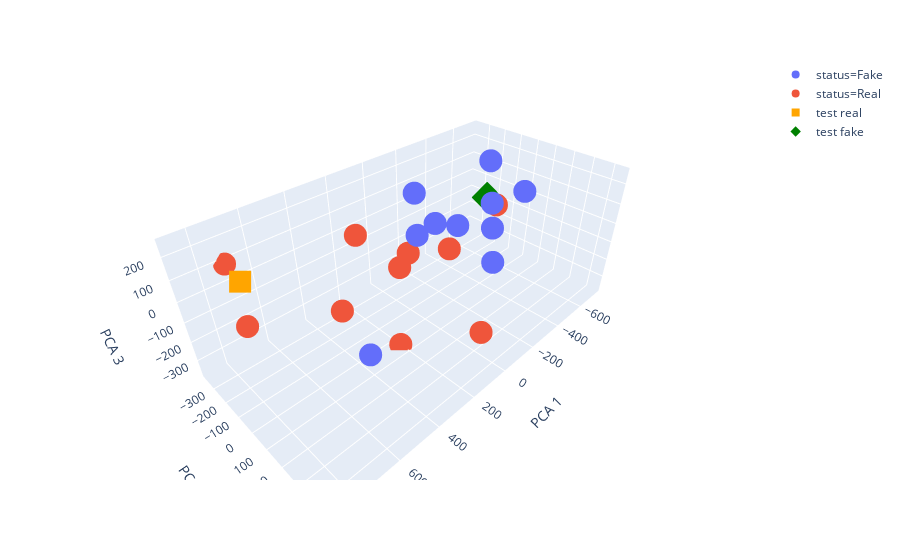

Notebook source saved alongside this figure:
### Code cell
# Step7.
# add some unexpected pictures

for i in range(2):
    test_list[i] = (test_list[i].reshape(-1,)-avg_f)/var_f

fake = np.dot(u.T[:3] , test_list[0].reshape(-1,1)).T
real = np.dot(u.T[:3] , test_list[1].reshape(-1,1)).T

fig.add_trace(
    go.Scatter3d(x=[real[0,0]], y=[real[0,1]], z=[real[0,2]], mode='markers', 
                 marker=dict(
                     color = 'orange',
                     symbol='square'),
                 name='test real')
)


fig.add_trace(
    go.Scatter3d(x=[fake[0,0]], y=[fake[0,1]], z=[fake[0,2]], mode='markers', 
                 marker=dict(
                     color = 'green',
                     symbol='diamond'),
                 name='test fake')
)

fig.show()

### Figure 1 — Plotly figure (JSON) as saved in the notebook; plotly's stock layout.template omitted (floating-point values rounded to 4 significant figures)
{"data": [{"hoverlabel": {"namelength": 0}, "hovertemplate": "status=Fake<br>PCA 1=%{x}<br>PCA 2=%{y}<br>PCA 3=%{z}", "legendgroup": "status=Fake", "marker": {"color": "#636efa", "symbol": "circle"}, "mode": "markers", "name": "status=Fake", "scene": "scene", "showlegend": true, "type": "scatter3d", "x": [-310.8, -393.7, -83.39, -500.6, -17.57, -397.1, -174.3, 592.8, -452.4, -57.38], "y": [110.9, 36.85, -155.0, 133.2, -71.24, 69.24, -113.0, 336.7, -35.0, 122.2], "z": [21.54, 88.22, 180.8, 144.0, 31.85, -225.8, 10.05, 26.05, 254.9, 144.0]}, {"hoverlabel": {"namelength": 0}, "hovertemplate": "status=Real<br>PCA 1=%{x}<br>PCA 2=%{y}<br>PCA 3=%{z}", "legendgroup": "status=Real", "marker": {"color": "#EF553B", "symbol": "circle"}, "mode": "markers", "name": "status=Real", "scene": "scene", "showlegend": true, "type": "scatter3d", "x": [158.6, 269.7, 21.19, -496.1, 710.5, -91.91, -274.7, 213.0, 855.9, 428.3], "y": [441.9, -127.2, -88.64, -12.29, -368.5, -273.1, -108.9, 57.75, 85.49, -41.41], "z": [-89.56, 131.4, -50.62, 22.33, 90.47, -275.0, -172.5, -372.1, 153.3, -113.5]}, {"marker": {"color": "orange", "symbol": "square"}, "mode": "markers", "name": "test real", "type": "scatter3d", "x": [734.4], "y": [-200.0], "z": [108.6]}, {"marker": {"color": "green", "symbol": "diamond"}, "mode": "markers", "name": "test fake", "type": "scatter3d", "x": [-727.3], "y": [-242.9], "z": [-103.4]}], "layout": {"legend": {"tracegroupgap": 0}, "margin": {"t": 60}, "scene": {"domain": {"x": [0, 1], "y": [0, 1]}, "xaxis": {"title": {"text": "PCA 1"}}, "yaxis": {"title": {"text": "PCA 2"}}, "zaxis": {"title": {"text": "PCA 3"}}}}}
